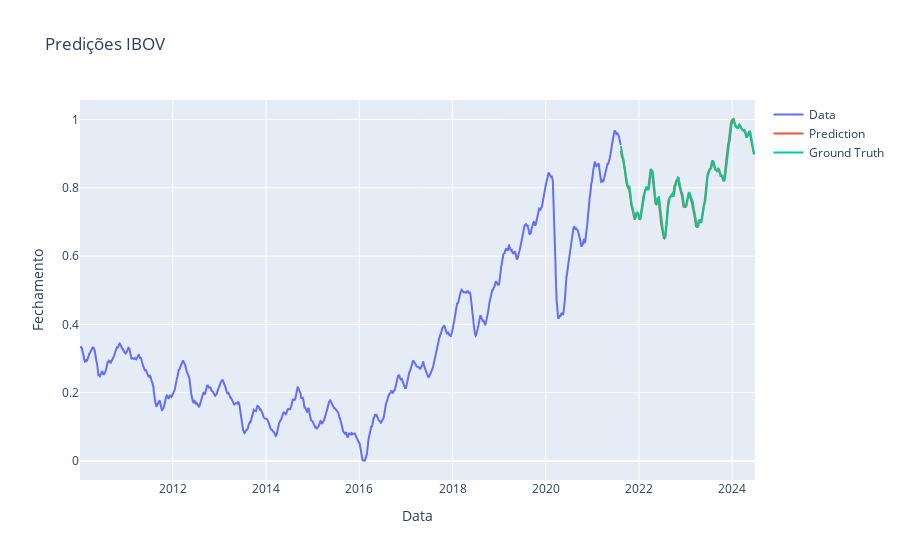

Notebook cell for this chart:
### Code cell
prediction = model.predict(test_generator)

close_train = close_train.reshape((-1))
close_test = close_test.reshape((-1))
prediction = prediction.reshape((-1))

trace1 = go.Scatter(
    x = date_train,
    y = close_train,
    mode = 'lines',
    name = 'Data'
)
trace2 = go.Scatter(
    x = date_test,
    y = prediction,
    mode = 'lines',
    name = 'Prediction'
)
trace3 = go.Scatter(
    x = date_test,
    y = close_test,
    mode='lines',
    name = 'Ground Truth'
)
layout = go.Layout(
    title = "Predições IBOV",
    xaxis = {'title' : "Data"},
    yaxis = {'title' : "Fechamento"}
)
fig = go.Figure(data=[trace1, trace2, trace3], layout=layout)
fig.show()

### Figure 1 — Plotly figure (JSON) as saved in the notebook; plotly's stock layout.template omitted (floating-point values rounded to 4 significant figures; data arrays with more than 128 entries replaced by an {"elided": "..."} marker saying what was removed)
{"data": [{"mode": "lines", "name": "Data", "type": "scatter", "x": {"elided": "2870 str values"}, "y": {"elided": "2870 float values"}}, {"mode": "lines", "name": "Prediction", "type": "scatter", "x": {"elided": "718 str values"}, "y": {"elided": "713 float values"}}, {"mode": "lines", "name": "Ground Truth", "type": "scatter", "x": {"elided": "718 str values"}, "y": {"elided": "718 float values"}}], "layout": {"title": {"text": "Predições IBOV"}, "xaxis": {"title": {"text": "Data"}}, "yaxis": {"title": {"text": "Fechamento"}}}}
